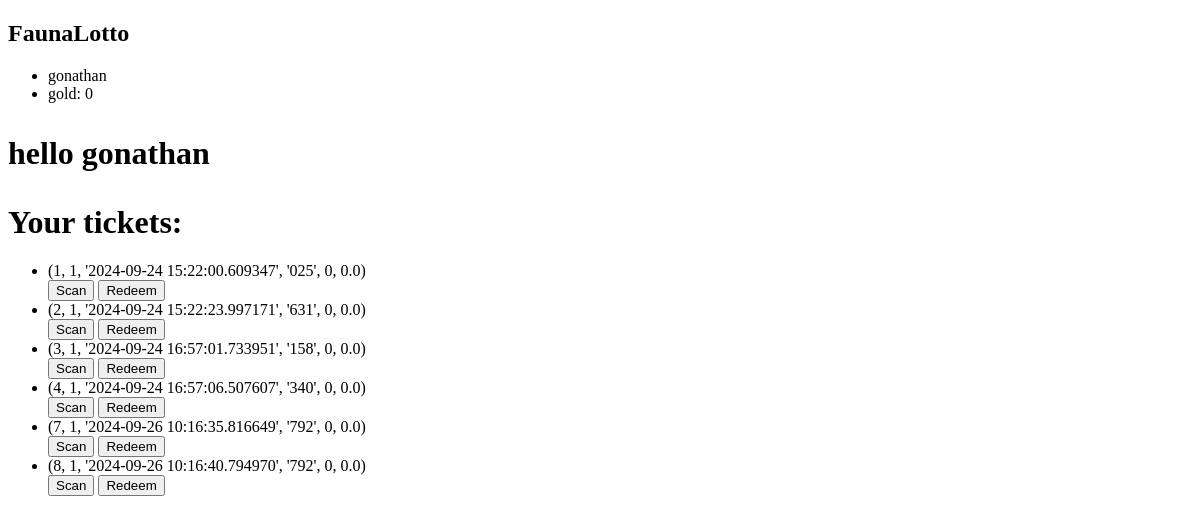
Page /user (signed in) on the earlier database version.
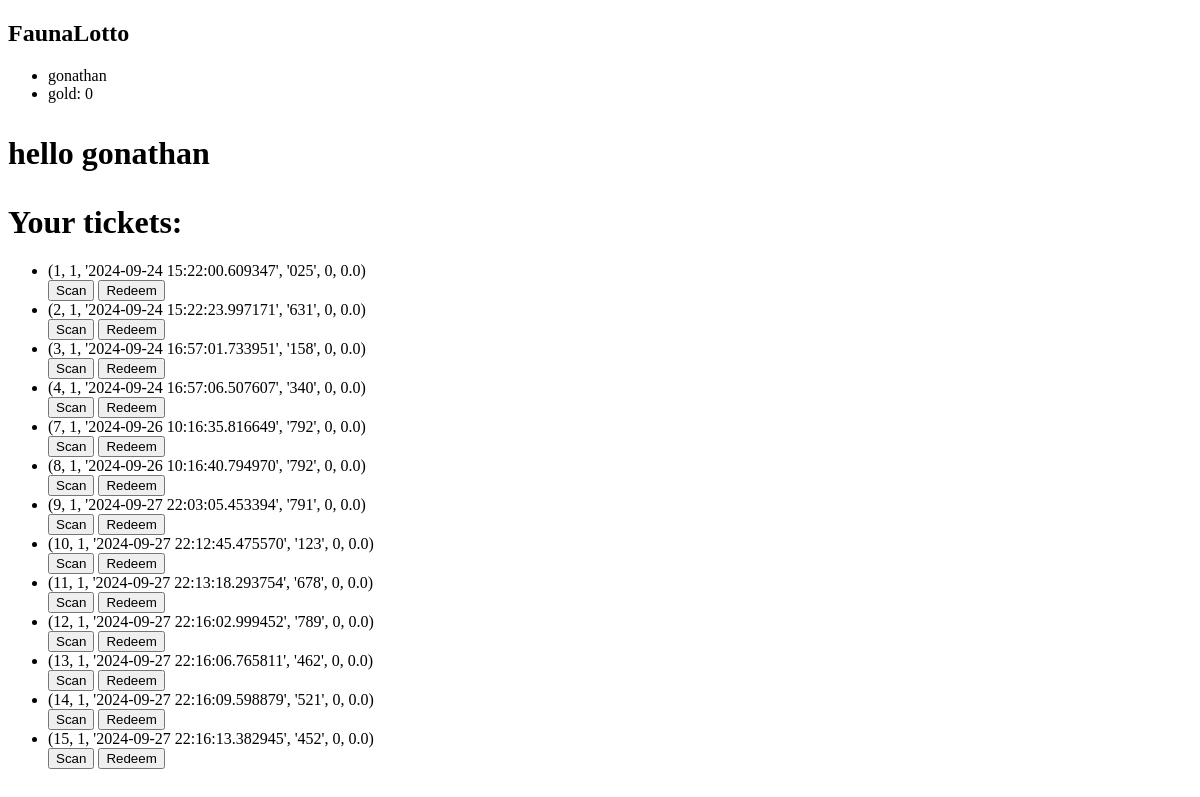
Same page on the later database version.
### tables this page shows
CREATE TABLE user (
   id INTEGER PRIMARY KEY AUTOINCREMENT,
   username TEXT UNIQUE NOT NULL,
   password TEXT NOT NULL,
   gold INTEGER DEFAULT 0
);

CREATE TABLE ticket (
   ticket_id INTEGER PRIMARY KEY AUTOINCREMENT,
   user_id INTEGER NOT NULL,
   date_obtained TEXT NOT NULL,
   numbers TEXT NOT NULL,
   redeemed INTEGER DEFAULT 0,
   winnings REAL DEFAULT 0
);

### whopper/user.py (the view)
@user_bp.route('/user', methods=('GET', 'POST'))
def user():
    db = get_db()
    try:
        user_tickets = db.execute(
            'SELECT * FROM ticket WHERE user_id = ?', (str(g.user[0]))
        ).fetchall()
    except:
        return 'uh oh something happened'
    if request.method == 'POST':
        error = None
        if error is None:
            return ''
        print(error)
        flash(error)
    return render_template('user.html', user_tickets = user_tickets)

### whopper/auth.py (called while the page is built)
@auth_bp.before_app_request
def load_logged_in_user():
    user_id = session.get('user_id')
    if user_id is None:
        g.user = None
    else:
        g.user = get_db().execute(
            'SELECT * FROM user WHERE id = ?', (user_id,)
        ).fetchone()

### whopper/db.py (called while the page is built)
def get_db():
    if 'db' not in g:
        g.db = sqlite3.connect('fries.db')
    return g.db

### whopper/templates/user.html (shortened to what this page needs)
{% extends 'base.html' %}
{% block header %}<p>hello {{ g.user[1] }}<p>{% endblock %}
{% block content %}
	<h1>Your tickets:</h1>
	<ul>
	{% for ticket in user_tickets %}
		<li id = {{ ticket[0] }}>
			<div>
			{{ ticket }}
			</div>
			<button>Scan</button>
			<button>Redeem</button>
		</li>
	{% endfor %}
	</ul>
{% endblock %}

### whopper/templates/base.html (shortened to what this page needs)
<!DOCTYPE html>
<html lang="en">
<head>
</head>
<body>
    <nav>
        <h1>FaunaLotto</h1>
        <ul>
        {% if g.user %}
            <li>{{ g.user[1] }}</li>
            <li>gold: {{ g.user[3] }}</li>
        {% else %}
            <li><a href="{{ url_for('auth.register') }}">Register</a></li>
            <li><a href="{{ url_for('auth.login') }}">Login</a></li>
        {% endif %}
        </ul>
    </nav>
    <h1>{% block header %}{% endblock %}</h1>
    <div>
        {% block content %}{% endblock %}
    </div>
</body>
</html>

Differences in the rows shown:
added ticket: ticket "(9, 1, '2024-09-27 22:03:05.453394', '791', 0, 0.0)"
added ticket: ticket "(10, 1, '2024-09-27 22:12:45.475570', '123', 0, 0.0)"
added ticket: ticket "(11, 1, '2024-09-27 22:13:18.293754', '678', 0, 0.0)"
added ticket: ticket "(12, 1, '2024-09-27 22:16:02.999452', '789', 0, 0.0)"
added ticket: ticket "(13, 1, '2024-09-27 22:16:06.765811', '462', 0, 0.0)"
added ticket: ticket "(14, 1, '2024-09-27 22:16:09.598879', '521', 0, 0.0)"
added ticket: ticket "(15, 1, '2024-09-27 22:16:13.382945', '452', 0, 0.0)"
